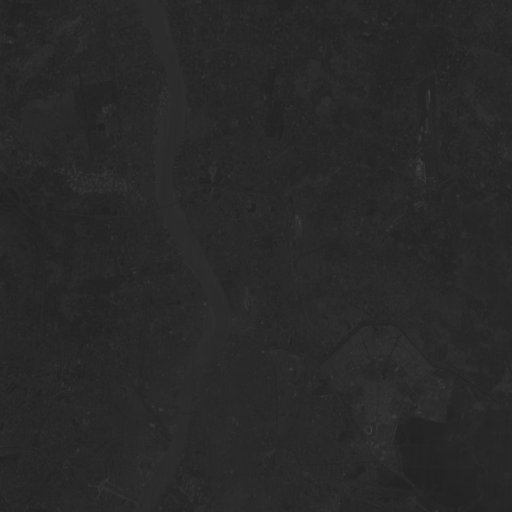
#> input picture band1.gif, 512 x 512 px; the run also reads 3 pictures not shown here
$ jupyter execute --allow-errors knn-kolkata.ipynb   (shell and % lines are left out)
#> lines starting #> are read from the running program, lines starting #| are printed output that depends on the picture
[cell 1]
from PIL import Image

[cell 2]
imOne = Image.open('band1.gif')
#> imOne is the input picture: PIL image 512x512 P; min 32, max 65, mean 40.6
imTwo = Image.open('band2.gif')
imThree = Image.open('band3.gif')
imFour = Image.open('band4.gif')

[cell 3]
import numpy as np

[cell 4]
arrOne = np.asarray(imOne)
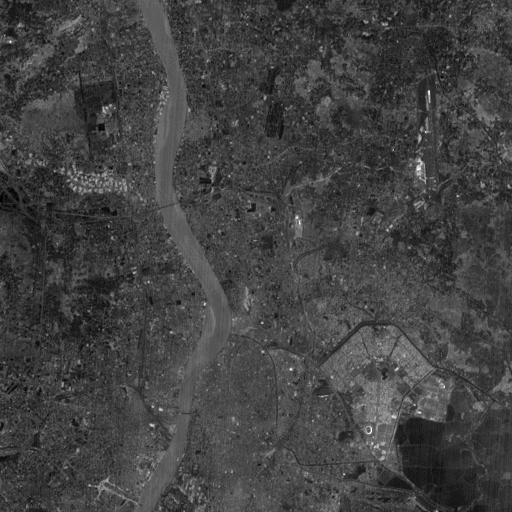
#> arrOne: shape (512, 512); min 0, max 33, mean 8.6; drawn with min black and max white
arrTwo = np.asarray(imTwo)
arrThree = np.asarray(imThree)
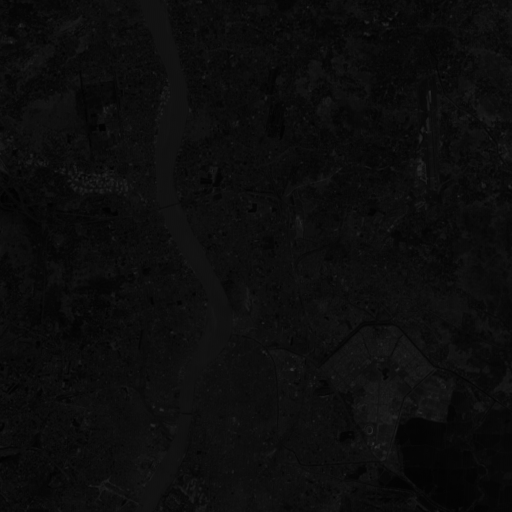
#> arrThree: shape (512, 512); min 0, max 48, mean 12.6
arrFour = np.asarray(imFour)
data = np.dstack([imOne, imTwo, imThree, imFour])
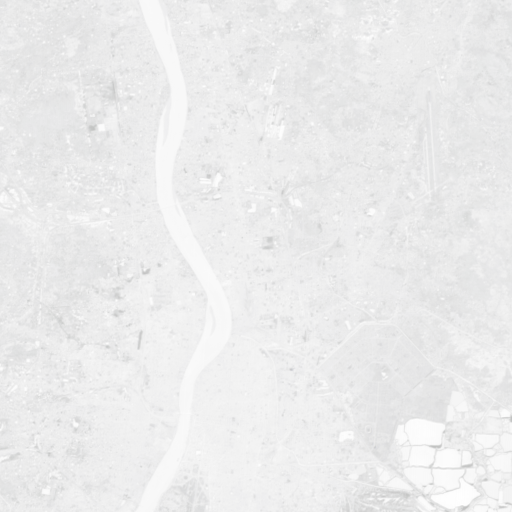
#> data: shape (512, 512, 4); mean R, G, B, A 8.6, 9.7, 12.6, 19.6; transparent parts drawn white

[cell 5]
#river dimensions
values = []
#> (the rest of this cell did not finish here and is left out)

[cell 6]
#land dimensions
values = []
#> (the rest of this cell did not finish here and is left out)

[cell 7]
import math

[cell 8]
def distance(a, b):
    """ This function will return euclidean disatance between two points"""
    return math.sqrt((a[0]-b[0])*(a[0]-b[0]) + (a[1] - b[1])*(a[1]-b[1]) + (a[2] - b[2])*(a[2]-b[2]) + (a[3] - b[3])*(a[3]-b[3]))

#> (a cell that did not finish here is left out)

[cell 10]
data[0]
#> Out = 512 rows, first 6: [9, 11, 12, 28], [9, 11, 15, 27], [6, 9, 12, 26], [6, 7, 7, 25], [5, 7, 8, 25], [3, 6, 7, 24]

[cell 11]
k = 5
neighbours = [[1000000.0, 0]]
neighbours = neighbours * k
neighbours[0] = [100000.0, 0]
#print(len(neighbours))
dist = 0.0
#> (the rest of this cell did not finish here and is left out)

[cell 12]
img = np.zeros((512, 512))
k = 5
#> (the rest of this cell did not finish here and is left out)

[cell 13]
import matplotlib

[cell 14]
import matplotlib.pyplot as plt

[cell 15]
class Formatter(object):
    def __init__(self, im):
        self.im = im
    def __call__(self, x, y):
        z = self.im.get_array()[int(y), int(x)]
        return 'x={:.01f}, y={:.01f}, z={:.01f}'.format(x, y, z)

#data = np.random.random((10,10))

fig, ax = plt.subplots()
im = ax.imshow(img, interpolation='none', cmap='gray')
ax.format_coord = Formatter(im)
plt.show()
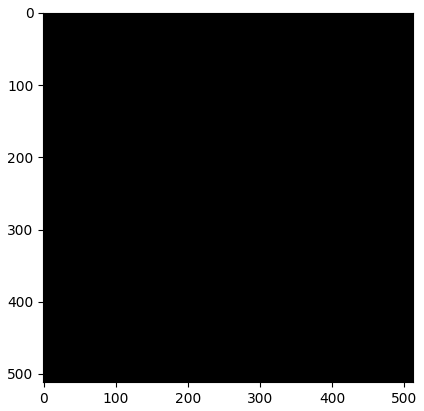
#> figure drawn by matplotlib, 1 panel
